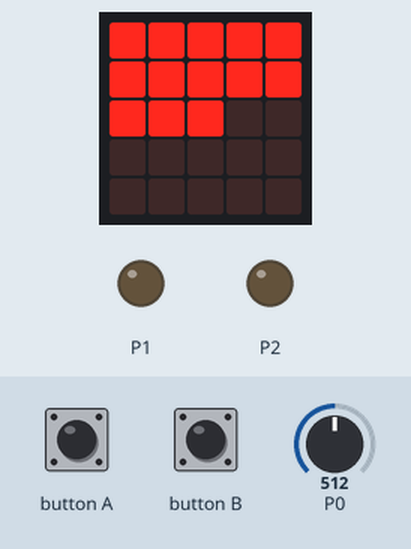
Recording of a program running on a simulated BBC micro:bit running MicroPython. On the bench: the board's 5×5 LED display, output pins drawn as LEDs (lit = HIGH). The inputs (shaded band) are chosen by the test bench; at power-on: P0 = 512 (analog values on the 0–1023 scale).

Above: at 1.2 s.
1.3 s: P0 set to 716
At 2.2 s:
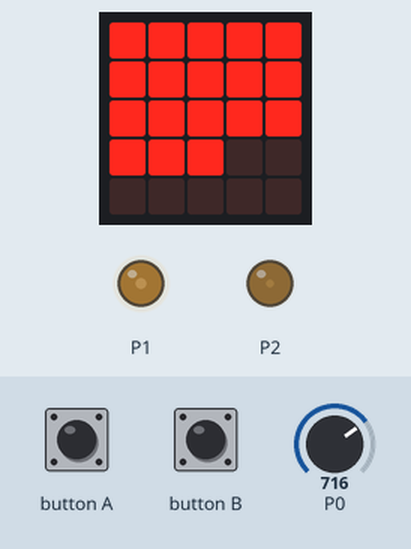
2.8 s: P0 set to 739
At 3.6 s:
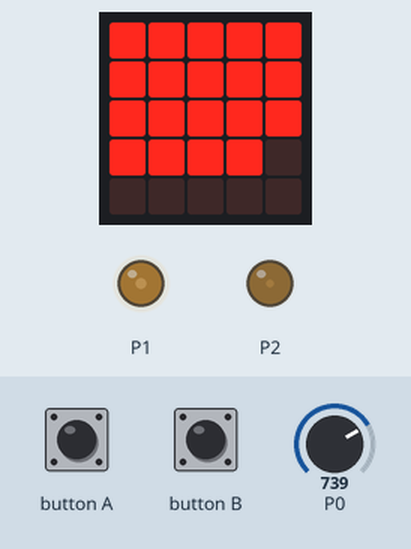
5.8 s: P0 set to 490
At 7.2 s:
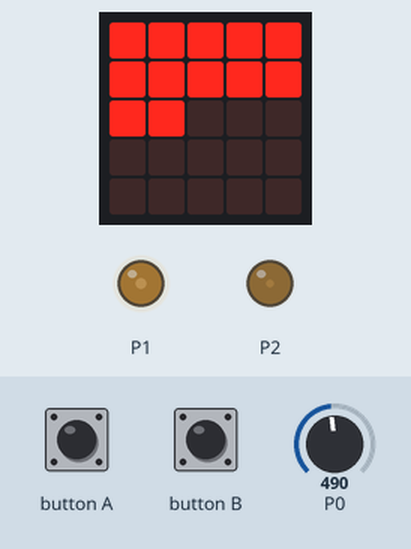
8.8 s: P0 set to 471
10.3 s: P0 set to 443
At 11.3 s:
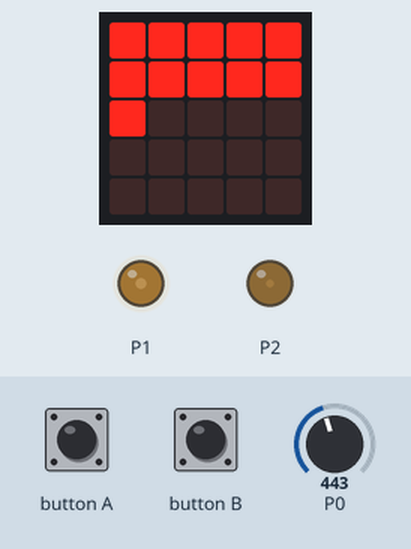
11.8 s: P0 set to 306
Timing chart, 0 to 14.8 s (numbered marks = the images above; inputs shaded):
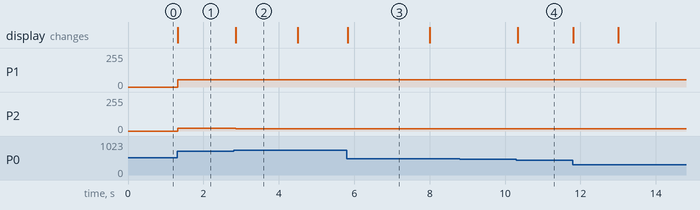

The program:

3_ex_1_moving_basics.py
```python
# 3_ex_1_moving_basics.py


# Setup
# - Mount the Bit:Buggy Car
# - Plug the potentiometer on pin0 of the micro:bit
# - Plug the left servo on pin1 of the micro:bit
# - Plug the right servo on pin2 of the micro:bit


# Working:
# - Turn the potentiometer to adjust the forward speed of the buggy


# Packages
from microbit import *

RES_MAX_MOT = 250


# Functions
def map_value_pot_to_LED(value_to_rescale):
    # LEDs values
    res_max = 25
    res_min = 0
    # potentiometer values
    n_max = 950 # max: 972, adjusted: 950
                # (in order to have the last
                # LED (LED n°25) to also potentially light up)
    n_min = 0 # 0
    mapped_value = int(res_min + value_to_rescale*(res_max - res_min)/(n_max - n_min))
    return mapped_value


def pot_remapping(value_to_rescale):
    # potentiometer new values
    res_max = 972
    res_min = 500
    # potentiometer original values
    n_max = 972
    n_min = 0
    mapped_value = int(res_min + value_to_rescale*(res_max - res_min)/(n_max - n_min))
    return mapped_value


def map_value_pot_to_mot(value_to_rescale):
    # motor values
    res_max = RES_MAX_MOT # initially: 250
    res_min = 50
    # potentiometer values
    n_max = 972
    n_min = 0
    mapped_value = int(res_min + value_to_rescale*(res_max - res_min)/(n_max - n_min))
    return mapped_value


def displayPositiveNumberAndControlMotorSpeed(value, mode):

    # LED matrix
    display.clear()
    mapped_value_LED = map_value_pot_to_LED(value)
    if mapped_value_LED <= 25:
        for i in range(mapped_value_LED):
            display.set_pixel(i%5,int(i/5),9)
    else: # in case we are out of bounds
        display.show(Image.CONFUSED)


    # remapping the potentiometer values
    value = pot_remapping(value)


    # Motor
    mapped_value_mot = map_value_pot_to_mot(value)

    if mode == 'forward':
        if mapped_value_mot <= RES_MAX_MOT & mapped_value_mot >= 50:
            pin1.write_analog(mapped_value_mot)
            pin2.write_analog(-mapped_value_mot+(RES_MAX_MOT+50)) # For conversion since the
                                                     # second servo has to turn in
                                                     # the opposite direction
    else: # i.e. "if mode == 'backward'"
        if mapped_value_mot <= RES_MAX_MOT & mapped_value_mot >= 50:
            pin2.write_analog(mapped_value_mot)
            pin1.write_analog(-mapped_value_mot+(RES_MAX_MOT+50)) # For conversion since the
                                                     # second servo has to turn in
                                                     # the opposite direction


# Initializations
pin1.set_analog_period(10)
pin2.set_analog_period(10)
mode = 'forward'


# Infinite loop
while True:
    # Reading the value from the potentiometer (plugged on pin0)
    value = pin0.read_analog()
    # # Lower bound of the values of the potentiometer
    # # (to make the control of the robot possible only in one direction
    # # using the potentiometer)
    # if value < 500:
    #     value = 500

    # Checking which "mode" the user has chosen
    if button_a.was_pressed(): # move forward
        mode = 'forward'
    if button_b.was_pressed(): # move backward
        mode = 'backward'
    displayPositiveNumberAndControlMotorSpeed(value, mode)
    sleep(50)
```

Measured:
- the behaviour switches between 721 and 722 on P0 (found by bisection; images 1 and 2)
- the behaviour switches between 456 and 455 on P0 (found by bisection; images 3 and 4)
- after the input at 1.3 s, P1: 0/255 → 56/255 at once; P2: 0/255 → 19/255 at once; the display: changes at once (image 1)
- after the input at 2.8 s, P2: 19/255 → 18/255 after 0.05 s; the display: changes after 0.05 s (image 2)
- after the input at 5.8 s, the display: changes at once (image 3)
- after the input at 8.8 s, every drawn part: stays the same
- after the input at 10.3 s, the display: changes at once (image 4)
- what the display in image 2 shows lasts 1.6 s, from 2.9 s to 4.5 s
